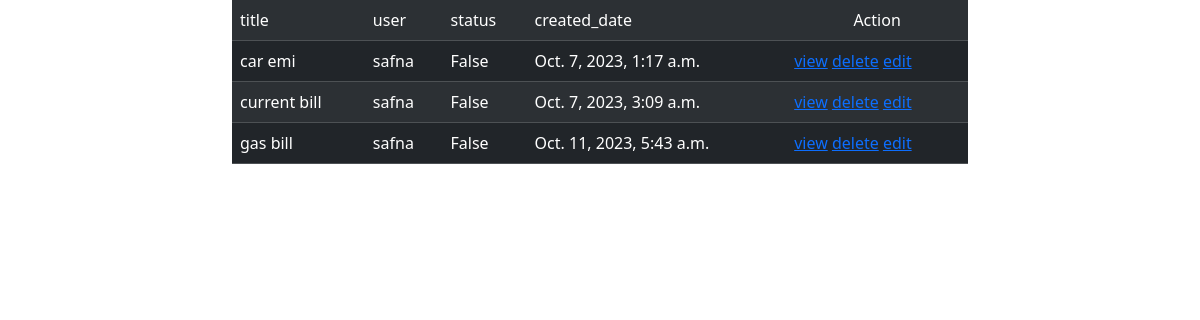
The app's page /all/ (signed in) with its own data.
### remainder/models.py (models this page shows, shortened)
class Todos(models.Model):
    title=models.CharField(max_length=200)
    created_date=models.DateTimeField(auto_now_add=True)
    status=models.BooleanField(default=False)
    user=models.ForeignKey(User,on_delete=models.CASCADE)

### remainder/views.py (the view)
# urls.py: path("all/",TodoListView.as_view(),name="list-todo"),
@method_decorator(login_required,name="dispatch")
class TodoListView(ListView):
    template_name="remainder/todo_list.html"
    context_object_name="todos"
    model=Todos
    def get_queryset(self):
        qs=Todos.objects.filter(user=self.request.user)
        return qs

### remainder/views.py (called while the page is built)
def login_required(fn):
    def wrapper(request,*args,**kwargs):
        if not request.user.is_authenticated:
            messages.error(request,"invalid session please login!!!")
            return redirect("signin")
        else:
            return fn(request,*args,**kwargs)
    return wrapper

### remainder/templates/remainder/todo_list.html (shortened to what this page needs)
<!DOCTYPE html>
<html lang="en">
<head>
    <link href="https://cdn.jsdelivr.net/npm/bootstrap@5.3.2/dist/css/bootstrap.min.css" rel="stylesheet">
    <link rel="stylesheet" href="https://cdnjs.cloudflare.com/ajax/libs/font-awesome/6.4.2/css/all.min.css" />
</head>
<body>
    <div class="container">
        <div class="row">
            <div class="col-2"></div>
            <div class="col-8">
                <table class="table table-striped table-dark">
                    <tr>
                        <td>title</td>
                        <td>user</td>
                        <td>status</td>
                        <td>created_date</td>
                        <td class="text-center">Action</td>
                    </tr>
                    {%for todo in todos%}
                        <tr>
                                <td>{{todo.title}}</td>
                                <td>{{todo.user}}</td>
                                <td>{{todo.status}}</td>
                                <td>{{todo.created_date}}</td>
                                <td class="px-2">
                                    <a href="{% url 'detail-todo' todo.id %}">view</a>
                                    <a href="{% url 'remove-todo' todo.id %}">delete</a>
                                    <a href="{% url 'change-todo' todo.id %}">edit</a>
                            </td>
                        </tr>
                    {%endfor%}
                </table>
            </div>
            <div class="col-2"></div>
        </div>
    </div>
</body>
</html>

### records on screen
Todos: title "car emi", user "safna", status "False", created_date "Oct. 7, 2023, 1:17 a.m."
Todos: title "current bill", user "safna", status "False", created_date "Oct. 7, 2023, 3:09 a.m."
Todos: title "gas bill", user "safna", status "False", created_date "Oct. 11, 2023, 5:43 a.m."
